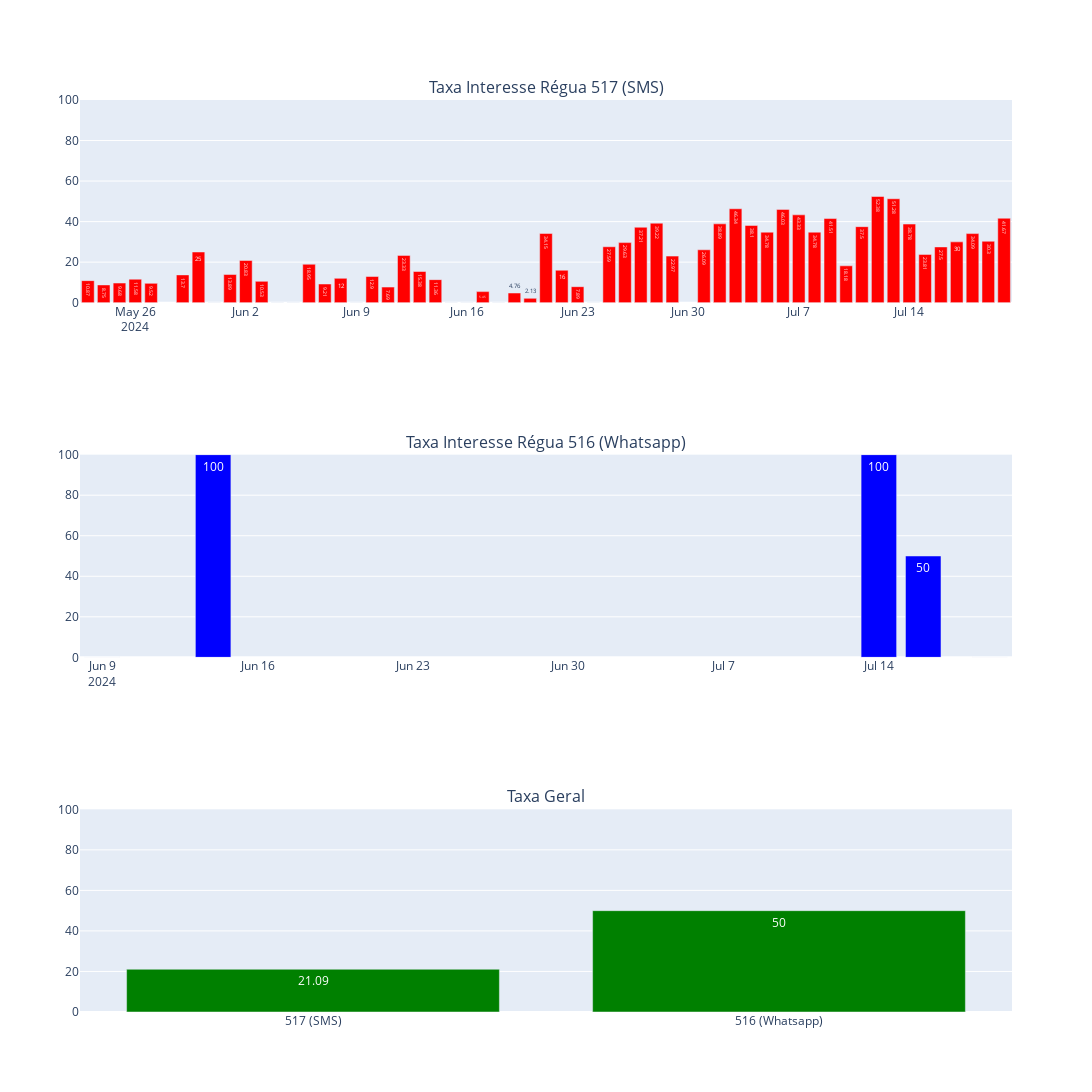

Notebook code for this chart:
### Code cell
fig = make_subplots(rows=3,cols=1,shared_yaxes= True, subplot_titles=('Taxa Interesse Régua 517 (SMS)','Taxa Interesse Régua 516 (Whatsapp)','Taxa Geral'))
fig.add_trace(go.Bar(x=base_517["enviado_em"],
                     y=base_517["Tx_Interesse"],
                     marker_color="red",
                     text=base_517["Tx_Interesse"]),row=1,col=1)
fig.add_trace(go.Bar(x=base_516["enviado_em"],
                     y=base_516["Tx_Interesse"],
                     marker_color="blue",
                     text=base_516["Tx_Interesse"]),row=2,col=1)
fig.add_trace(go.Bar(x=tx_geral_1['Regua'],
                     y=tx_geral_1['Taxa'],
                     marker_color="Green",
                     text=tx_geral_1['Taxa']),row=3,col=1)
fig.update_yaxes(range=[0, 100], row=1,col=1)
fig.update_yaxes(range=[0, 100], row=2,col=1)
fig.update_yaxes(range=[0, 100], row=3,col=1)
fig.update_layout(width=1400, height=1250, showlegend= False)

### Figure 1 — Plotly figure (JSON) as saved in the notebook; plotly's stock layout.template omitted (floating-point values rounded to 4 significant figures)
{"data": [{"marker": {"color": "red"}, "text": [10.87, 8.75, 9.68, 11.58, 9.52, 13.7, 25, 0, 13.89, 20.83, 10.53, 0, 0, 18.95, 9.21, 12, 0, 12.9, 7.69, 23.33, 15.38, 11.36, 0, 0, 5.45, 0, 4.76, 2.13, 34.15, 16, 7.89, 0, 27.59, 29.63, 37.21, 39.22, 22.97, 26.09, 38.89, 46.34, 38.1, 34.78, 46.03, 43.33, 34.78, 41.51, 18.18, 37.5, 52.38, 51.28, 38.78, 23.81, 27.5, 30, 34.09, 30.3, 41.67], "type": "bar", "x": ["2024-05-23", "2024-05-24", "2024-05-25", "2024-05-26", "2024-05-27", "2024-05-29", "2024-05-30", "2024-05-31", "2024-06-01", "2024-06-02", "2024-06-03", "2024-06-04", "2024-06-05", "2024-06-06", "2024-06-07", "2024-06-08", "2024-06-09", "2024-06-10", "2024-06-11", "2024-06-12", "2024-06-13", "2024-06-14", "2024-06-15", "2024-06-16", "2024-06-17", "2024-06-18", "2024-06-19", "2024-06-20", "2024-06-21", "2024-06-22", "2024-06-23", "2024-06-24", "2024-06-25", "2024-06-26", "2024-06-27", "2024-06-28", "2024-06-29", "2024-07-01", "2024-07-02", "2024-07-03", "2024-07-04", "2024-07-05", "2024-07-06", "2024-07-07", "2024-07-08", "2024-07-09", "2024-07-10", "2024-07-11", "2024-07-12", "2024-07-13", "2024-07-14", "2024-07-15", "2024-07-16", "2024-07-17", "2024-07-18", "2024-07-19", "2024-07-20"], "xaxis": "x", "y": [10.87, 8.75, 9.68, 11.58, 9.52, 13.7, 25, 0, 13.89, 20.83, 10.53, 0, 0, 18.95, 9.21, 12, 0, 12.9, 7.69, 23.33, 15.38, 11.36, 0, 0, 5.45, 0, 4.76, 2.13, 34.15, 16, 7.89, 0, 27.59, 29.63, 37.21, 39.22, 22.97, 26.09, 38.89, 46.34, 38.1, 34.78, 46.03, 43.33, 34.78, 41.51, 18.18, 37.5, 52.38, 51.28, 38.78, 23.81, 27.5, 30, 34.09, 30.3, 41.67], "yaxis": "y"}, {"marker": {"color": "blue"}, "text": [0, 100, 100, 50, 0], "type": "bar", "x": ["2024-06-09", "2024-06-14", "2024-07-14", "2024-07-16", "2024-07-19"], "xaxis": "x2", "y": [0, 100, 100, 50, 0], "yaxis": "y2"}, {"marker": {"color": "Green"}, "text": [21.09, 50], "type": "bar", "x": ["517 (SMS)", "516 (Whatsapp)"], "xaxis": "x3", "y": [21.09, 50], "yaxis": "y3"}], "layout": {"annotations": [{"font": {"size": 16}, "showarrow": false, "text": "Taxa Interesse Régua 517 (SMS)", "x": 0.5, "xanchor": "center", "xref": "paper", "y": 1, "yanchor": "bottom", "yref": "paper"}, {"font": {"size": 16}, "showarrow": false, "text": "Taxa Interesse Régua 516 (Whatsapp)", "x": 0.5, "xanchor": "center", "xref": "paper", "y": 0.6111, "yanchor": "bottom", "yref": "paper"}, {"font": {"size": 16}, "showarrow": false, "text": "Taxa Geral", "x": 0.5, "xanchor": "center", "xref": "paper", "y": 0.2222, "yanchor": "bottom", "yref": "paper"}], "height": 1250, "showlegend": false, "width": 1400, "xaxis": {"anchor": "y", "domain": [0, 1]}, "xaxis2": {"anchor": "y2", "domain": [0, 1]}, "xaxis3": {"anchor": "y3", "domain": [0, 1]}, "yaxis": {"anchor": "x", "domain": [0.7778, 1], "range": [0, 100]}, "yaxis2": {"anchor": "x2", "domain": [0.3889, 0.6111], "range": [0, 100]}, "yaxis3": {"anchor": "x3", "domain": [0, 0.2222], "range": [0, 100]}}}
